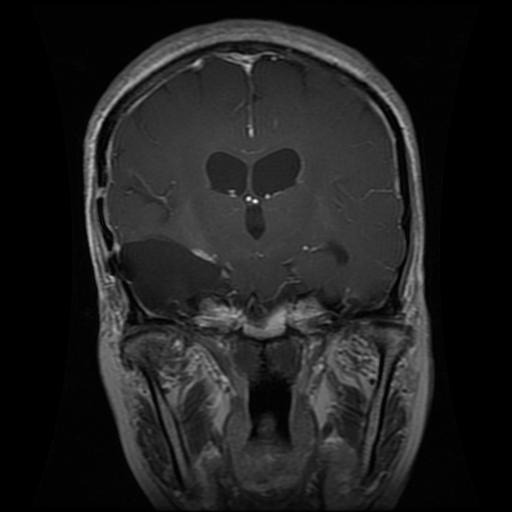
#> input picture brain tumor/Training/glioma/Tr-glTr_0008.jpg, 512 x 512 px, found by its file name; its folder holds 3 pictures in this run
$ jupyter execute croppedimage.ipynb   (shell and % lines are left out)
#> lines starting #> are read from the running program, lines starting #| are printed output that depends on the picture; after the words box and inside, x2 and y2 are one past the last pixel; in counts of white or black regions, pixels touching at a corner belong together; pictures that were not available may be replaced by others from this repository, and a replacement may not be noted
#> further down, image is the input picture: shape (512, 512, 3); min 0, max 255, mean 31.9
[cell 1]
import numpy as np
from tqdm import tqdm
import cv2
import os
import imutils

[cell 2]
def crop_img(img):
	"""
	Finds the extreme points on the image and crops the rectangular out of them
	"""
	gray = cv2.cvtColor(img, cv2.COLOR_RGB2GRAY)
	gray = cv2.GaussianBlur(gray, (3, 3), 0)

	# threshold the image, then perform a series of erosions +
	# dilations to remove any small regions of noise
	thresh = cv2.threshold(gray, 45, 255, cv2.THRESH_BINARY)[1]
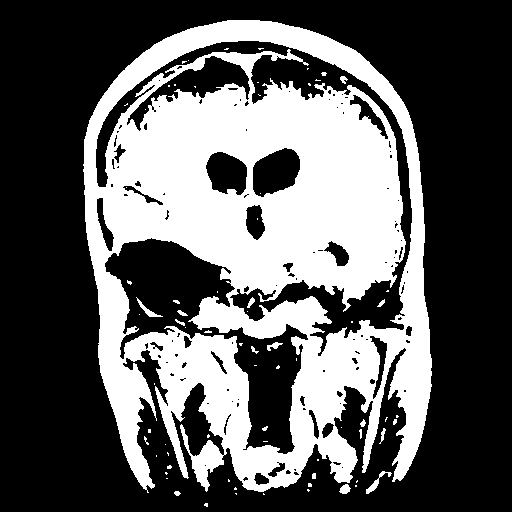
#> thresh: shape (512, 512); 36.9% white; 73 white regions (57 under 20 px), largest, box (x1, y1, x2, y2) and area: (83, 20, 432, 493) 95699, (366, 471, 392, 494) 132, (136, 297, 163, 317) 114
	thresh = cv2.erode(thresh, None, iterations=2)
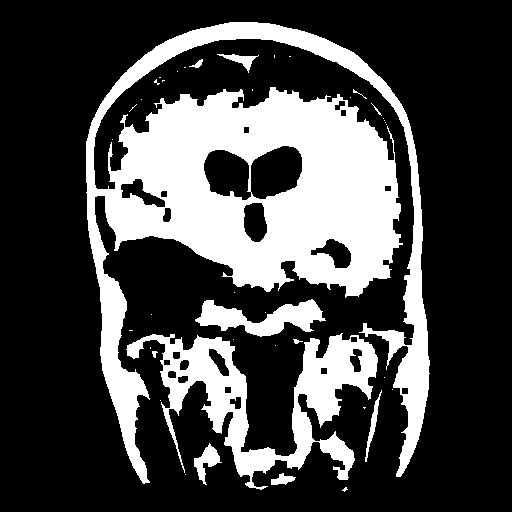
#> thresh: shape (512, 512); 27.8% white; 41 white regions (29 under 20 px), largest, box (x1, y1, x2, y2) and area: (86, 22, 430, 484) 56428, (126, 333, 378, 490) 12658, (195, 299, 326, 337) 2436
	thresh = cv2.dilate(thresh, None, iterations=2)
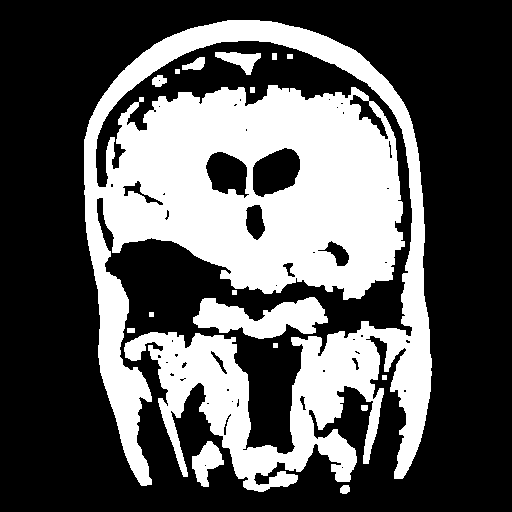
#> thresh: shape (512, 512); 35.3% white; 17 white regions

	# find contours in thresholded image, then grab the largest one
	cnts = cv2.findContours(thresh.copy(), cv2.RETR_EXTERNAL, cv2.CHAIN_APPROX_SIMPLE)
#> cnts = 17 contours, 5 with area under 20; largest, box (x1, y1, x2, y2) and area: (84, 20, 432, 492) 89406, (193, 297, 328, 339) 3171, (192, 441, 224, 487) 736, (215, 52, 261, 75) 466, (182, 57, 205, 70) 158
	cnts = imutils.grab_contours(cnts)
	c = max(cnts, key=cv2.contourArea)
#> c = contour of 2284 points, box (x1, y1, x2, y2) (84, 20, 432, 492), area 89406

	# find the extreme points
	extLeft = tuple(c[c[:, :, 0].argmin()][0])
#> extLeft = (84, 139)
	extRight = tuple(c[c[:, :, 0].argmax()][0])
#> extRight = (431, 375)
	extTop = tuple(c[c[:, :, 1].argmin()][0])
#> extTop = (227, 20)
	extBot = tuple(c[c[:, :, 1].argmax()][0])
#> extBot = (258, 491)
	ADD_PIXELS = 0
	new_img = img[extTop[1]-ADD_PIXELS:extBot[1]+ADD_PIXELS, extLeft[0]-ADD_PIXELS:extRight[0]+ADD_PIXELS].copy()
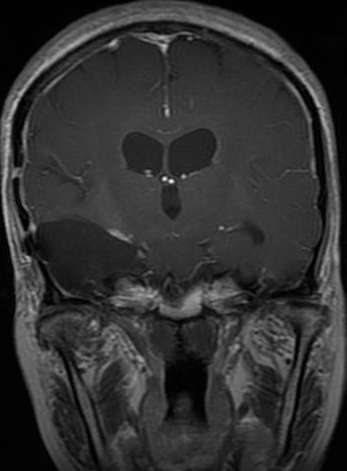
#> new_img: shape (471, 347, 3); min 0, max 255, mean 49.9

	return new_img

[cell 3]
if __name__ == "__main__":
	training = r"C:\Users\Lenovo\OneDrive\Desktop\brain tumor\Brain-tumor-segmentation-\brain tumor\Training"
	testing = r"C:\Users\Lenovo\OneDrive\Desktop\brain tumor\Brain-tumor-segmentation-\brain tumor\Testing"
	training_dir = os.listdir(training)
	testing_dir = os.listdir(testing)
	IMG_SIZE = 256

	for dir in training_dir:
		save_path = 'brain tumour/cropped/Training/'+ dir
		path = os.path.join(training,dir)
		image_dir = os.listdir(path)
		for img in image_dir:
			image = cv2.imread(os.path.join(path,img))
			new_img = crop_img(image)
			new_img = cv2.resize(new_img,(IMG_SIZE,IMG_SIZE))
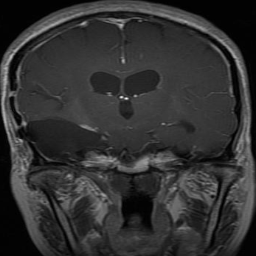
#> new_img: shape (256, 256, 3); min 0, max 248, mean 49.8
			if not os.path.exists(save_path):
				os.makedirs(save_path)
			cv2.imwrite(save_path+'/'+img, new_img)
#> pass 2 of the loop `for dir in training_dir:`:
#> save_path = 'brain tumour/cropped/Training/meningioma'
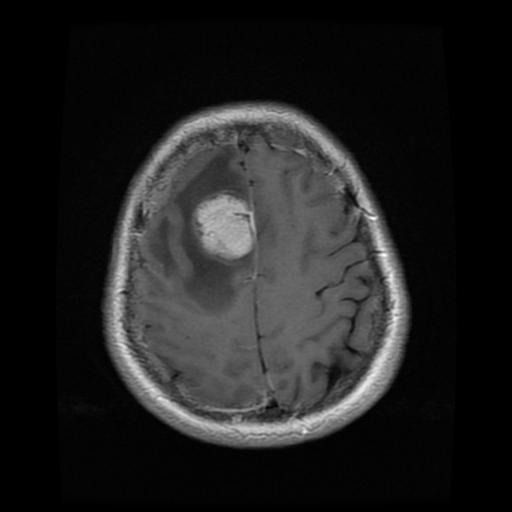
#> input picture brain tumor/Training/meningioma/Tr-me_0019.jpg, 512 x 512 px, found by its file name
#> image is the input picture: shape (512, 512, 3); min 0, max 255, mean 32.3
#> in crop_img (call 4), `thresh = cv2.threshold(gray, 45, 255, cv2.THRESH_BINARY)[1]`:
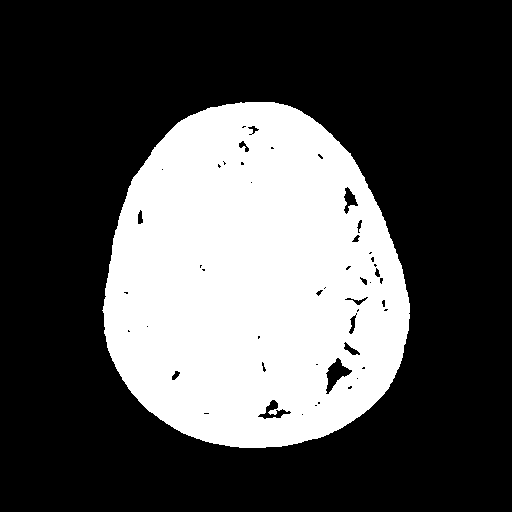
#> thresh: shape (512, 512); 31.1% white; 1 white region, box (x1, y1, x2, y2) and area: (102, 102, 410, 448) 81560
#> `new_img = cv2.resize(new_img,(IMG_SIZE,IMG_SIZE))`:
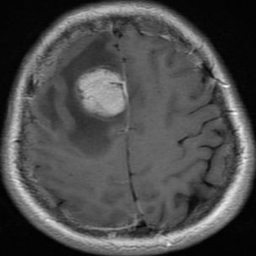
#> new_img: shape (256, 256, 3); min 0, max 252, mean 76.7

	for dir in testing_dir:
		save_path = 'brain tumour/cropped/Testing/'+ dir
		path = os.path.join(testing,dir)
		image_dir = os.listdir(path)
		for img in image_dir:
			image = cv2.imread(os.path.join(path,img))
			new_img = crop_img(image)
			new_img = cv2.resize(new_img,(IMG_SIZE,IMG_SIZE))
			if not os.path.exists(save_path):
				os.makedirs(save_path)
			cv2.imwrite(save_path+'/'+img, new_img)
